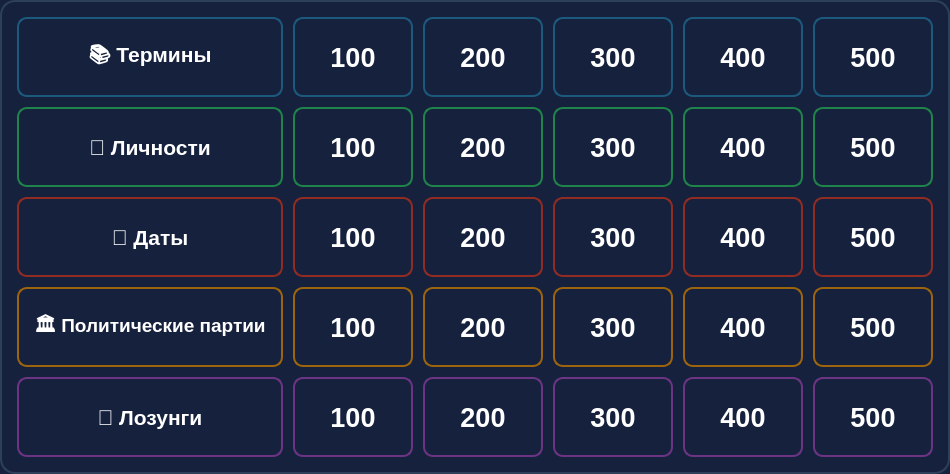
       <widget class="QFrame" name="frame_2">
        <property name="minimumHeight">
         <number>520</number>
        </property>
        <property name="styleSheet">
         <string notr="true">QFrame {
    background-color: #16213e;
    border-radius: 15px;
    border: 2px solid #2d4059;
}</string>
        </property>
        <property name="frameShape">
         <enum>QFrame::StyledPanel</enum>
        </property>
        <property name="frameShadow">
         <enum>QFrame::Raised</enum>
        </property>
        <layout class="QGridLayout" name="gameGridLayout">
         <property name="leftMargin">
          <number>15</number>
         </property>
         <property name="topMargin">
          <number>15</number>
         </property>
         <property name="rightMargin">
          <number>15</number>
         </property>
         <property name="bottomMargin">
          <number>15</number>
         </property>
         <property name="spacing">
          <number>10</number>
         </property>
         <item row="0" column="0">
          <widget class="QLabel" name="theme1Label">
           <property name="minimumSize">
            <size>
             <width>150</width>
             <height>60</height>
            </size>
           </property>
           <property name="styleSheet">
            <string notr="true">QLabel {
    font-weight: bold;
    font-size: 16pt;
    padding: 15px;
    background: qlineargradient(x1:0, y1:0, x2:1, y2:0,
        stop:0 #3498db, stop:1 #2980b9);
    color: white;
    border-radius: 10px;
    border: 2px solid #1c5a7d;
}</string>
           </property>
           <property name="text">
            <string>📚 Термины</string>
           </property>
           <property name="alignment">
            <set>Qt::AlignCenter</set>
           </property>
          </widget>
         </item>
         <item row="0" column="1">
          <widget class="QPushButton" name="theme1_100">
           <property name="minimumSize">
            <size>
             <width>120</width>
             <height>80</height>
            </size>
           </property>
           <property name="styleSheet">
            <string notr="true">QPushButton {
    font-size: 20pt;
    font-weight: bold;
    padding: 15px;
    background: qlineargradient(x1:0, y1:0, x2:0, y2:1,
        stop:0 #3498db, stop:1 #2980b9);
    color: white;
    border: 2px solid #1c5a7d;
    border-radius: 10px;
}
QPushButton:hover {
    background: qlineargradient(x1:0, y1:0, x2:0, y2:1,
        stop:0 #2980b9, stop:1 #1c5a7d);
    border: 2px solid #144a69;
}
QPushButton:pressed {
    background: qlineargradient(x1:0, y1:0, x2:0, y2:1,
        stop:0 #1c5a7d, stop:1 #144a69);
}
QPushButton:disabled {
    background: #7f8c8d;
    color: #bdc3c7;
    border: 2px solid #636e72;
}</string>
           </property>
           <property name="text">
            <string>100</string>
           </property>
          </widget>
         </item>
         <item row="0" column="2">
          <widget class="QPushButton" name="theme1_200">
           <property name="minimumSize">
            <size>
             <width>120</width>
             <height>80</height>
            </size>
           </property>
           <property name="styleSheet">
            <string notr="true">QPushButton {
    font-size: 20pt;
    font-weight: bold;
    padding: 15px;
    background: qlineargradient(x1:0, y1:0, x2:0, y2:1,
        stop:0 #3498db, stop:1 #2980b9);
    color: white;
    border: 2px solid #1c5a7d;
    border-radius: 10px;
}
QPushButton:hover {
    background: qlineargradient(x1:0, y1:0, x2:0, y2:1,
        stop:0 #2980b9, stop:1 #1c5a7d);
    border: 2px solid #144a69;
}
QPushButton:pressed {
    background: qlineargradient(x1:0, y1:0, x2:0, y2:1,
        stop:0 #1c5a7d, stop:1 #144a69);
}
QPushButton:disabled {
    background: #7f8c8d;
    color: #bdc3c7;
    border: 2px solid #636e72;
}</string>
           </property>
           <property name="text">
            <string>200</string>
           </property>
          </widget>
         </item>
         <item row="0" column="3">
          <widget class="QPushButton" name="theme1_300">
           <property name="minimumSize">
            <size>
             <width>120</width>
             <height>80</height>
            </size>
           </property>
           <property name="styleSheet">
            <string notr="true">QPushButton {
    font-size: 20pt;
    font-weight: bold;
    padding: 15px;
    background: qlineargradient(x1:0, y1:0, x2:0, y2:1,
        stop:0 #3498db, stop:1 #2980b9);
    color: white;
    border: 2px solid #1c5a7d;
    border-radius: 10px;
}
QPushButton:hover {
    background: qlineargradient(x1:0, y1:0, x2:0, y2:1,
        stop:0 #2980b9, stop:1 #1c5a7d);
    border: 2px solid #144a69;
}
QPushButton:pressed {
    background: qlineargradient(x1:0, y1:0, x2:0, y2:1,
        stop:0 #1c5a7d, stop:1 #144a69);
}
QPushButton:disabled {
    background: #7f8c8d;
    color: #bdc3c7;
    border: 2px solid #636e72;
}</string>
           </property>
           <property name="text">
            <string>300</string>
           </property>
          </widget>
         </item>
         <item row="0" column="4">
          <widget class="QPushButton" name="theme1_400">
           <property name="minimumSize">
            <size>
             <width>120</width>
             <height>80</height>
            </size>
           </property>
           <property name="styleSheet">
            <string notr="true">QPushButton {
    font-size: 20pt;
    font-weight: bold;
    padding: 15px;
    background: qlineargradient(x1:0, y1:0, x2:0, y2:1,
        stop:0 #3498db, stop:1 #2980b9);
    color: white;
    border: 2px solid #1c5a7d;
    border-radius: 10px;
}
QPushButton:hover {
    background: qlineargradient(x1:0, y1:0, x2:0, y2:1,
        stop:0 #2980b9, stop:1 #1c5a7d);
    border: 2px solid #144a69;
}
QPushButton:pressed {
    background: qlineargradient(x1:0, y1:0, x2:0, y2:1,
        stop:0 #1c5a7d, stop:1 #144a69);
}
QPushButton:disabled {
    background: #7f8c8d;
    color: #bdc3c7;
    border: 2px solid #636e72;
}</string>
           </property>
           <property name="text">
            <string>400</string>
           </property>
          </widget>
         </item>
         <item row="0" column="5">
          <widget class="QPushButton" name="theme1_500">
           <property name="minimumSize">
            <size>
             <width>120</width>
             <height>80</height>
            </size>
           </property>
           <property name="styleSheet">
            <string notr="true">QPushButton {
    font-size: 20pt;
    font-weight: bold;
    padding: 15px;
    background: qlineargradient(x1:0, y1:0, x2:0, y2:1,
        stop:0 #3498db, stop:1 #2980b9);
    color: white;
    border: 2px solid #1c5a7d;
    border-radius: 10px;
}
QPushButton:hover {
    background: qlineargradient(x1:0, y1:0, x2:0, y2:1,
        stop:0 #2980b9, stop:1 #1c5a7d);
    border: 2px solid #144a69;
}
QPushButton:pressed {
    background: qlineargradient(x1:0, y1:0, x2:0, y2:1,
        stop:0 #1c5a7d, stop:1 #144a69);
}
QPushButton:disabled {
    background: #7f8c8d;
    color: #bdc3c7;
    border: 2px solid #636e72;
}</string>
           </property>
           <property name="text">
            <string>500</string>
           </property>
          </widget>
         </item>
         <item row="1" column="0">
          <widget class="QLabel" name="theme2Label">
           <property name="minimumSize">
            <size>
             <width>150</width>
             <height>60</height>
            </size>
           </property>
           <property name="styleSheet">
            <string notr="true">QLabel {
    font-weight: bold;
    font-size: 16pt;
    padding: 15px;
    background: qlineargradient(x1:0, y1:0, x2:1, y2:0,
        stop:0 #2ecc71, stop:1 #27ae60);
    color: white;
    border-radius: 10px;
    border: 2px solid #1e8449;
}</string>
           </property>
           <property name="text">
            <string>👤 Личности</string>
           </property>
           <property name="alignment">
            <set>Qt::AlignCenter</set>
           </property>
          </widget>
         </item>
         <item row="1" column="1">
          <widget class="QPushButton" name="theme2_100">
           <property name="minimumSize">
            <size>
             <width>120</width>
             <height>80</height>
            </size>
           </property>
           <property name="styleSheet">
            <string notr="true">QPushButton {
    font-size: 20pt;
    font-weight: bold;
    padding: 15px;
    background: qlineargradient(x1:0, y1:0, x2:0, y2:1,
        stop:0 #2ecc71, stop:1 #27ae60);
    color: white;
    border: 2px solid #1e8449;
    border-radius: 10px;
}
QPushButton:hover {
    background: qlineargradient(x1:0, y1:0, x2:0, y2:1,
        stop:0 #27ae60, stop:1 #219653);
    border: 2px solid #196f3d;
}
QPushButton:pressed {
    background: qlineargradient(x1:0, y1:0, x2:0, y2:1,
        stop:0 #219653, stop:1 #1e8449);
}
QPushButton:disabled {
    background: #7f8c8d;
    color: #bdc3c7;
    border: 2px solid #636e72;
}</string>
           </property>
           <property name="text">
            <string>100</string>
           </property>
          </widget>
         </item>
         <item row="1" column="2">
          <widget class="QPushButton" name="theme2_200">
           <property name="minimumSize">
            <size>
             <width>120</width>
             <height>80</height>
            </size>
           </property>
           <property name="styleSheet">
            <string notr="true">QPushButton {
    font-size: 20pt;
    font-weight: bold;
    padding: 15px;
    background: qlineargradient(x1:0, y1:0, x2:0, y2:1,
        stop:0 #2ecc71, stop:1 #27ae60);
    color: white;
    border: 2px solid #1e8449;
    border-radius: 10px;
}
QPushButton:hover {
    background: qlineargradient(x1:0, y1:0, x2:0, y2:1,
        stop:0 #27ae60, stop:1 #219653);
    border: 2px solid #196f3d;
}
QPushButton:pressed {
    background: qlineargradient(x1:0, y1:0, x2:0, y2:1,
        stop:0 #219653, stop:1 #1e8449);
}
QPushButton:disabled {
    background: #7f8c8d;
    color: #bdc3c7;
    border: 2px solid #636e72;
}</string>
           </property>
           <property name="text">
            <string>200</string>
           </property>
          </widget>
         </item>
         <item row="1" column="3">
          <widget class="QPushButton" name="theme2_300">
           <property name="minimumSize">
            <size>
             <width>120</width>
             <height>80</height>
            </size>
           </property>
           <property name="styleSheet">
            <string notr="true">QPushButton {
    font-size: 20pt;
    font-weight: bold;
    padding: 15px;
    background: qlineargradient(x1:0, y1:0, x2:0, y2:1,
        stop:0 #2ecc71, stop:1 #27ae60);
    color: white;
    border: 2px solid #1e8449;
    border-radius: 10px;
}
QPushButton:hover {
    background: qlineargradient(x1:0, y1:0, x2:0, y2:1,
        stop:0 #27ae60, stop:1 #219653);
    border: 2px solid #196f3d;
}
QPushButton:pressed {
    background: qlineargradient(x1:0, y1:0, x2:0, y2:1,
        stop:0 #219653, stop:1 #1e8449);
}
QPushButton:disabled {
    background: #7f8c8d;
    color: #bdc3c7;
    border: 2px solid #636e72;
}</string>
           </property>
           <property name="text">
            <string>300</string>
           </property>
          </widget>
         </item>
         <item row="1" column="4">
          <widget class="QPushButton" name="theme2_400">
           <property name="minimumSize">
            <size>
             <width>120</width>
             <height>80</height>
            </size>
           </property>
           <property name="styleSheet">
            <string notr="true">QPushButton {
    font-size: 20pt;
    font-weight: bold;
    padding: 15px;
    background: qlineargradient(x1:0, y1:0, x2:0, y2:1,
        stop:0 #2ecc71, stop:1 #27ae60);
    color: white;
    border: 2px solid #1e8449;
    border-radius: 10px;
}
QPushButton:hover {
    background: qlineargradient(x1:0, y1:0, x2:0, y2:1,
        stop:0 #27ae60, stop:1 #219653);
    border: 2px solid #196f3d;
}
QPushButton:pressed {
    background: qlineargradient(x1:0, y1:0, x2:0, y2:1,
        stop:0 #219653, stop:1 #1e8449);
}
QPushButton:disabled {
    background: #7f8c8d;
    color: #bdc3c7;
    border: 2px solid #636e72;
}</string>
           </property>
           <property name="text">
            <string>400</string>
           </property>
          </widget>
         </item>
         <item row="1" column="5">
          <widget class="QPushButton" name="theme2_500">
           <property name="minimumSize">
            <size>
             <width>120</width>
             <height>80</height>
            </size>
           </property>
           <property name="styleSheet">
            <string notr="true">QPushButton {
    font-size: 20pt;
    font-weight: bold;
    padding: 15px;
    background: qlineargradient(x1:0, y1:0, x2:0, y2:1,
        stop:0 #2ecc71, stop:1 #27ae60);
    color: white;
    border: 2px solid #1e8449;
    border-radius: 10px;
}
QPushButton:hover {
    background: qlineargradient(x1:0, y1:0, x2:0, y2:1,
        stop:0 #27ae60, stop:1 #219653);
    border: 2px solid #196f3d;
}
QPushButton:pressed {
    background: qlineargradient(x1:0, y1:0, x2:0, y2:1,
        stop:0 #219653, stop:1 #1e8449);
}
QPushButton:disabled {
    background: #7f8c8d;
    color: #bdc3c7;
    border: 2px solid #636e72;
}</string>
           </property>
           <property name="text">
            <string>500</string>
           </property>
          </widget>
         </item>
         <item row="2" column="0">
          <widget class="QLabel" name="theme3Label">
           <property name="minimumSize">
            <size>
             <width>150</width>
             <height>60</height>
            </size>
           </property>
           <property name="styleSheet">
            <string notr="true">QLabel {
    font-weight: bold;
    font-size: 16pt;
    padding: 15px;
    background: qlineargradient(x1:0, y1:0, x2:1, y2:0,
        stop:0 #e74c3c, stop:1 #c0392b);
    color: white;
    border-radius: 10px;
    border: 2px solid #922b21;
}</string>
           </property>
           <property name="text">
            <string>📅 Даты</string>
           </property>
           <property name="alignment">
            <set>Qt::AlignCenter</set>
           </property>
          </widget>
         </item>
         <item row="2" column="1">
          <widget class="QPushButton" name="theme3_100">
           <property name="minimumSize">
            <size>
             <width>120</width>
             <height>80</height>
            </size>
           </property>
           <property name="styleSheet">
            <string notr="true">QPushButton {
    font-size: 20pt;
    font-weight: bold;
    padding: 15px;
    background: qlineargradient(x1:0, y1:0, x2:0, y2:1,
        stop:0 #e74c3c, stop:1 #c0392b);
    color: white;
    border: 2px solid #922b21;
    border-radius: 10px;
}
QPushButton:hover {
    background: qlineargradient(x1:0, y1:0, x2:0, y2:1,
        stop:0 #c0392b, stop:1 #a93226);
    border: 2px solid #78281f;
}
QPushButton:pressed {
    background: qlineargradient(x1:0, y1:0, x2:0, y2:1,
        stop:0 #a93226, stop:1 #922b21);
}
QPushButton:disabled {
    background: #7f8c8d;
    color: #bdc3c7;
    border: 2px solid #636e72;
}</string>
           </property>
           <property name="text">
            <string>100</string>
           </property>
          </widget>
         </item>
         <item row="2" column="2">
          <widget class="QPushButton" name="theme3_200">
           <property name="minimumSize">
            <size>
             <width>120</width>
             <height>80</height>
            </size>
           </property>
           <property name="styleSheet">
            <string notr="true">QPushButton {
    font-size: 20pt;
    font-weight: bold;
    padding: 15px;
    background: qlineargradient(x1:0, y1:0, x2:0, y2:1,
        stop:0 #e74c3c, stop:1 #c0392b);
    color: white;
    border: 2px solid #922b21;
    border-radius: 10px;
}
QPushButton:hover {
    background: qlineargradient(x1:0, y1:0, x2:0, y2:1,
        stop:0 #c0392b, stop:1 #a93226);
    border: 2px solid #78281f;
}
QPushButton:pressed {
    background: qlineargradient(x1:0, y1:0, x2:0, y2:1,
        stop:0 #a93226, stop:1 #922b21);
}
QPushButton:disabled {
    background: #7f8c8d;
    color: #bdc3c7;
    border: 2px solid #636e72;
}</string>
           </property>
           <property name="text">
            <string>200</string>
           </property>
          </widget>
         </item>
         <item row="2" column="3">
          <widget class="QPushButton" name="theme3_300">
           <property name="minimumSize">
            <size>
             <width>120</width>
             <height>80</height>
            </size>
           </property>
           <property name="styleSheet">
            <string notr="true">QPushButton {
    font-size: 20pt;
    font-weight: bold;
    padding: 15px;
    background: qlineargradient(x1:0, y1:0, x2:0, y2:1,
        stop:0 #e74c3c, stop:1 #c0392b);
    color: white;
    border: 2px solid #922b21;
    border-radius: 10px;
}
QPushButton:hover {
    background: qlineargradient(x1:0, y1:0, x2:0, y2:1,
        stop:0 #c0392b, stop:1 #a93226);
    border: 2px solid #78281f;
}
QPushButton:pressed {
    background: qlineargradient(x1:0, y1:0, x2:0, y2:1,
        stop:0 #a93226, stop:1 #922b21);
}
QPushButton:disabled {
    background: #7f8c8d;
    color: #bdc3c7;
    border: 2px solid #636e72;
}</string>
           </property>
           <property name="text">
            <string>300</string>
           </property>
          </widget>
         </item>
         <item row="2" column="4">
          <widget class="QPushButton" name="theme3_400">
           <property name="minimumSize">
            <size>
             <width>120</width>
             <height>80</height>
            </size>
           </property>
           <property name="styleSheet">
            <string notr="true">QPushButton {
    font-size: 20pt;
    font-weight: bold;
    padding: 15px;
    background: qlineargradient(x1:0, y1:0, x2:0, y2:1,
        stop:0 #e74c3c, stop:1 #c0392b);
    color: white;
    border: 2px solid #922b21;
    border-radius: 10px;
}
QPushButton:hover {
    background: qlineargradient(x1:0, y1:0, x2:0, y2:1,
        stop:0 #c0392b, stop:1 #a93226);
    border: 2px solid #78281f;
}
QPushButton:pressed {
    background: qlineargradient(x1:0, y1:0, x2:0, y2:1,
        stop:0 #a93226, stop:1 #922b21);
}
QPushButton:disabled {
    background: #7f8c8d;
    color: #bdc3c7;
    border: 2px solid #636e72;
}</string>
           </property>
           <property name="text">
            <string>400</string>
           </property>
          </widget>
         </item>
         <item row="2" column="5">
          <widget class="QPushButton" name="theme3_500">
           <property name="minimumSize">
            <size>
             <width>120</width>
             <height>80</height>
            </size>
           </property>
           <property name="styleSheet">
            <string notr="true">QPushButton {
    font-size: 20pt;
    font-weight: bold;
    padding: 15px;
    background: qlineargradient(x1:0, y1:0, x2:0, y2:1,
        stop:0 #e74c3c, stop:1 #c0392b);
    color: white;
    border: 2px solid #922b21;
    border-radius: 10px;
}
QPushButton:hover {
    background: qlineargradient(x1:0, y1:0, x2:0, y2:1,
        stop:0 #c0392b, stop:1 #a93226);
    border: 2px solid #78281f;
}
QPushButton:pressed {
    background: qlineargradient(x1:0, y1:0, x2:0, y2:1,
        stop:0 #a93226, stop:1 #922b21);
}
QPushButton:disabled {
    background: #7f8c8d;
    color: #bdc3c7;
    border: 2px solid #636e72;
}</string>
           </property>
           <property name="text">
            <string>500</string>
           </property>
          </widget>
         </item>
         <item row="3" column="0">
          <widget class="QLabel" name="theme4Label">
           <property name="minimumSize">
            <size>
             <width>150</width>
             <height>60</height>
            </size>
           </property>
           <property name="styleSheet">
            <string notr="true">QLabel {
    font-weight: bold;
    font-size: 14pt;
    padding: 15px;
    background: qlineargradient(x1:0, y1:0, x2:1, y2:0,
        stop:0 #f39c12, stop:1 #d68910);
    color: white;
    border-radius: 10px;
    border: 2px solid #9c640c;
}</string>
           </property>
           <property name="text">
            <string>🏛️ Политические партии</string>
           </property>
           <property name="alignment">
            <set>Qt::AlignCenter</set>
           </property>
          </widget>
         </item>
         <item row="3" column="1">
          <widget class="QPushButton" name="theme4_100">
           <property name="minimumSize">
            <size>
             <width>120</width>
             <height>80</height>
            </size>
           </property>
           <property name="styleSheet">
            <string notr="true">QPushButton {
    font-size: 20pt;
    font-weight: bold;
    padding: 15px;
    background: qlineargradient(x1:0, y1:0, x2:0, y2:1,
        stop:0 #f39c12, stop:1 #d68910);
    color: white;
    border: 2px solid #9c640c;
    border-radius: 10px;
}
QPushButton:hover {
    background: qlineargradient(x1:0, y1:0, x2:0, y2:1,
        stop:0 #d68910, stop:1 #b9770e);
    border: 2px solid #7e5109;
}
QPushButton:pressed {
    background: qlineargradient(x1:0, y1:0, x2:0, y2:1,
        stop:0 #b9770e, stop:1 #9c640c);
}
QPushButton:disabled {
    background: #7f8c8d;
    color: #bdc3c7;
    border: 2px solid #636e72;
}</string>
           </property>
           <property name="text">
            <string>100</string>
           </property>
          </widget>
         </item>
         <item row="3" column="2">
          <widget class="QPushButton" name="theme4_200">
           <property name="minimumSize">
            <size>
             <width>120</width>
             <height>80</height>
            </size>
           </property>
           <property name="styleSheet">
            <string notr="true">QPushButton {
    font-size: 20pt;
    font-weight: bold;
    padding: 15px;
    background: qlineargradient(x1:0, y1:0, x2:0, y2:1,
        stop:0 #f39c12, stop:1 #d68910);
    color: white;
    border: 2px solid #9c640c;
    border-radius: 10px;
}
QPushButton:hover {
    background: qlineargradient(x1:0, y1:0, x2:0, y2:1,
        stop:0 #d68910, stop:1 #b9770e);
    border: 2px solid #7e5109;
}
QPushButton:pressed {
    background: qlineargradient(x1:0, y1:0, x2:0, y2:1,
        stop:0 #b9770e, stop:1 #9c640c);
}
QPushButton:disabled {
    background: #7f8c8d;
    color: #bdc3c7;
    border: 2px solid #636e72;
}</string>
           </property>
           <property name="text">
            <string>200</string>
           </property>
          </widget>
         </item>
         <item row="3" column="3">
          <widget class="QPushButton" name="theme4_300">
           <property name="minimumSize">
            <size>
             <width>120</width>
             <height>80</height>
            </size>
           </property>
           <property name="styleSheet">
            <string notr="true">QPushButton {
    font-size: 20pt;
    font-weight: bold;
    padding: 15px;
    background: qlineargradient(x1:0, y1:0, x2:0, y2:1,
        stop:0 #f39c12, stop:1 #d68910);
    color: white;
    border: 2px solid #9c640c;
    border-radius: 10px;
}
QPushButton:hover {
    background: qlineargradient(x1:0, y1:0, x2:0, y2:1,
        stop:0 #d68910, stop:1 #b9770e);
    border: 2px solid #7e5109;
}
QPushButton:pressed {
    background: qlineargradient(x1:0, y1:0, x2:0, y2:1,
        stop:0 #b9770e, stop:1 #9c640c);
}
QPushButton:disabled {
    background: #7f8c8d;
    color: #bdc3c7;
    border: 2px solid #636e72;
}</string>
           </property>
           <property name="text">
            <string>300</string>
           </property>
          </widget>
         </item>
         <item row="3" column="4">
          <widget class="QPushButton" name="theme4_400">
           <property name="minimumSize">
            <size>
             <width>120</width>
             <height>80</height>
            </size>
           </property>
           <property name="styleSheet">
            <string notr="true">QPushButton {
    font-size: 20pt;
    font-weight: bold;
    padding: 15px;
    background: qlineargradient(x1:0, y1:0, x2:0, y2:1,
        stop:0 #f39c12, stop:1 #d68910);
    color: white;
    border: 2px solid #9c640c;
    border-radius: 10px;
}
QPushButton:hover {
    background: qlineargradient(x1:0, y1:0, x2:0, y2:1,
        stop:0 #d68910, stop:1 #b9770e);
    border: 2px solid #7e5109;
}
QPushButton:pressed {
    background: qlineargradient(x1:0, y1:0, x2:0, y2:1,
        stop:0 #b9770e, stop:1 #9c640c);
}
QPushButton:disabled {
    background: #7f8c8d;
    color: #bdc3c7;
    border: 2px solid #636e72;
}</string>
           </property>
           <property name="text">
            <string>400</string>
           </property>
          </widget>
         </item>
         <item row="3" column="5">
          <widget class="QPushButton" name="theme4_500">
           <property name="minimumSize">
            <size>
             <width>120</width>
             <height>80</height>
            </size>
           </property>
           <property name="styleSheet">
            <string notr="true">QPushButton {
    font-size: 20pt;
    font-weight: bold;
    padding: 15px;
    background: qlineargradient(x1:0, y1:0, x2:0, y2:1,
        stop:0 #f39c12, stop:1 #d68910);
    color: white;
    border: 2px solid #9c640c;
    border-radius: 10px;
}
QPushButton:hover {
    background: qlineargradient(x1:0, y1:0, x2:0, y2:1,
        stop:0 #d68910, stop:1 #b9770e);
    border: 2px solid #7e5109;
}
QPushButton:pressed {
    background: qlineargradient(x1:0, y1:0, x2:0, y2:1,
        stop:0 #b9770e, stop:1 #9c640c);
}
QPushButton:disabled {
    background: #7f8c8d;
    color: #bdc3c7;
    border: 2px solid #636e72;
}</string>
           </property>
           <property name="text">
            <string>500</string>
           </property>
          </widget>
         </item>
         <item row="4" column="0">
          <widget class="QLabel" name="theme5Label">
           <property name="minimumSize">
            <size>
             <width>150</width>
             <height>60</height>
            </size>
           </property>
           <property name="styleSheet">
            <string notr="true">QLabel {
    font-weight: bold;
    font-size: 16pt;
    padding: 15px;
    background: qlineargradient(x1:0, y1:0, x2:1, y2:0,
        stop:0 #9b59b6, stop:1 #8e44ad);
    color: white;
    border-radius: 10px;
    border: 2px solid #6c3483;
}</string>
           </property>
           <property name="text">
            <string>📢 Лозунги</string>
           </property>
           <property name="alignment">
            <set>Qt::AlignCenter</set>
           </property>
          </widget>
         </item>
         <item row="4" column="1">
          <widget class="QPushButton" name="theme5_100">
           <property name="minimumSize">
            <size>
             <width>120</width>
             <height>80</height>
            </size>
           </property>
           <property name="styleSheet">
            <string notr="true">QPushButton {
    font-size: 20pt;
    font-weight: bold;
    padding: 15px;
    background: qlineargradient(x1:0, y1:0, x2:0, y2:1,
        stop:0 #9b59b6, stop:1 #8e44ad);
    color: white;
    border: 2px solid #6c3483;
    border-radius: 10px;
}
QPushButton:hover {
    background: qlineargradient(x1:0, y1:0, x2:0, y2:1,
        stop:0 #8e44ad, stop:1 #7d3c98);
    border: 2px solid #5b2c6f;
}
QPushButton:pressed {
    background: qlineargradient(x1:0, y1:0, x2:0, y2:1,
        stop:0 #7d3c98, stop:1 #6c3483);
}
QPushButton:disabled {
    background: #7f8c8d;
    color: #bdc3c7;
    border: 2px solid #636e72;
}</string>
           </property>
           <property name="text">
            <string>100</string>
           </property>
          </widget>
         </item>
         <item row="4" column="2">
          <widget class="QPushButton" name="theme5_200">
           <property name="minimumSize">
            <size>
             <width>120</width>
             <height>80</height>
            </size>
           </property>
           <property name="styleSheet">
            <string notr="true">QPushButton {
    font-size: 20pt;
    font-weight: bold;
    padding: 15px;
    background: qlineargradient(x1:0, y1:0, x2:0, y2:1,
        stop:0 #9b59b6, stop:1 #8e44ad);
    color: white;
    border: 2px solid #6c3483;
    border-radius: 10px;
}
QPushButton:hover {
    background: qlineargradient(x1:0, y1:0, x2:0, y2:1,
        stop:0 #8e44ad, stop:1 #7d3c98);
    border: 2px solid #5b2c6f;
}
QPushButton:pressed {
    background: qlineargradient(x1:0, y1:0, x2:0, y2:1,
        stop:0 #7d3c98, stop:1 #6c3483);
}
QPushButton:disabled {
    background: #7f8c8d;
    color: #bdc3c7;
    border: 2px solid #636e72;
}</string>
           </property>
           <property name="text">
            <string>200</string>
           </property>
          </widget>
         </item>
         <item row="4" column="3">
          <widget class="QPushButton" name="theme5_300">
           <property name="minimumSize">
            <size>
             <width>120</width>
             <height>80</height>
            </size>
           </property>
           <property name="styleSheet">
            <string notr="true">QPushButton {
    font-size: 20pt;
    font-weight: bold;
    padding: 15px;
    background: qlineargradient(x1:0, y1:0, x2:0, y2:1,
        stop:0 #9b59b6, stop:1 #8e44ad);
    color: white;
    border: 2px solid #6c3483;
    border-radius: 10px;
}
QPushButton:hover {
    background: qlineargradient(x1:0, y1:0, x2:0, y2:1,
        stop:0 #8e44ad, stop:1 #7d3c98);
    border: 2px solid #5b2c6f;
}
QPushButton:pressed {
    background: qlineargradient(x1:0, y1:0, x2:0, y2:1,
        stop:0 #7d3c98, stop:1 #6c3483);
}
QPushButton:disabled {
    background: #7f8c8d;
    color: #bdc3c7;
    border: 2px solid #636e72;
}</string>
           </property>
           <property name="text">
            <string>300</string>
           </property>
          </widget>
         </item>
         <item row="4" column="4">
          <widget class="QPushButton" name="theme5_400">
           <property name="minimumSize">
            <size>
             <width>120</width>
             <height>80</height>
            </size>
           </property>
           <property name="styleSheet">
            <string notr="true">QPushButton {
    font-size: 20pt;
    font-weight: bold;
    padding: 15px;
    background: qlineargradient(x1:0, y1:0, x2:0, y2:1,
        stop:0 #9b59b6, stop:1 #8e44ad);
    color: white;
    border: 2px solid #6c3483;
    border-radius: 10px;
}
QPushButton:hover {
    background: qlineargradient(x1:0, y1:0, x2:0, y2:1,
        stop:0 #8e44ad, stop:1 #7d3c98);
    border: 2px solid #5b2c6f;
}
QPushButton:pressed {
    background: qlineargradient(x1:0, y1:0, x2:0, y2:1,
        stop:0 #7d3c98, stop:1 #6c3483);
}
QPushButton:disabled {
    background: #7f8c8d;
    color: #bdc3c7;
    border: 2px solid #636e72;
}</string>
           </property>
           <property name="text">
            <string>400</string>
           </property>
          </widget>
         </item>
         <item row="4" column="5">
          <widget class="QPushButton" name="theme5_500">
           <property name="minimumSize">
            <size>
             <width>120</width>
             <height>80</height>
            </size>
           </property>
           <property name="styleSheet">
            <string notr="true">QPushButton {
    font-size: 20pt;
    font-weight: bold;
    padding: 15px;
    background: qlineargradient(x1:0, y1:0, x2:0, y2:1,
        stop:0 #9b59b6, stop:1 #8e44ad);
    color: white;
    border: 2px solid #6c3483;
    border-radius: 10px;
}
QPushButton:hover {
    background: qlineargradient(x1:0, y1:0, x2:0, y2:1,
        stop:0 #8e44ad, stop:1 #7d3c98);
    border: 2px solid #5b2c6f;
}
QPushButton:pressed {
    background: qlineargradient(x1:0, y1:0, x2:0, y2:1,
        stop:0 #7d3c98, stop:1 #6c3483);
}
QPushButton:disabled {
    background: #7f8c8d;
    color: #bdc3c7;
    border: 2px solid #636e72;
}</string>
           </property>
           <property name="text">
            <string>500</string>
           </property>
          </widget>
         </item>
        </layout>
       </widget>
